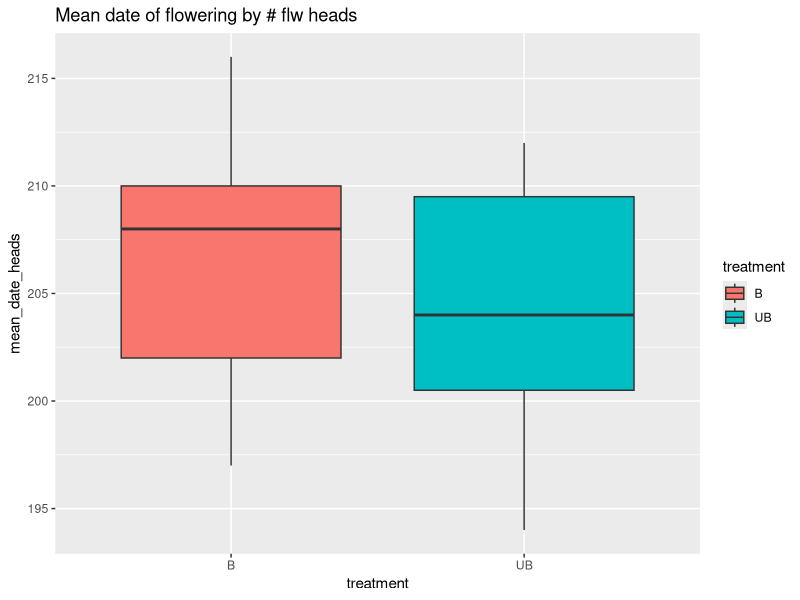
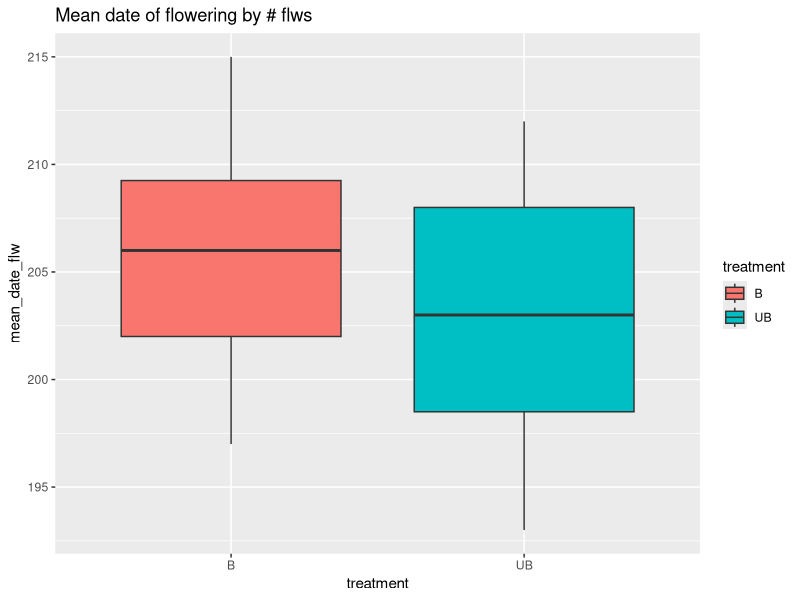
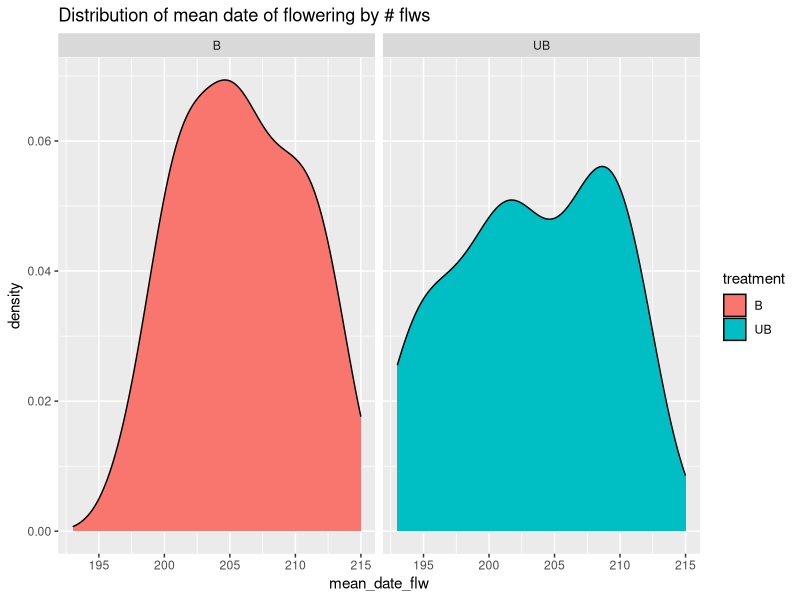
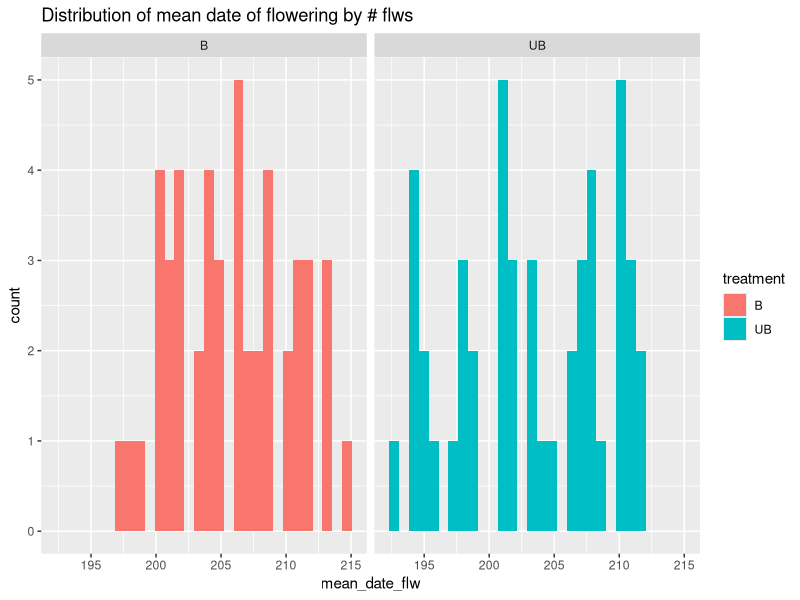
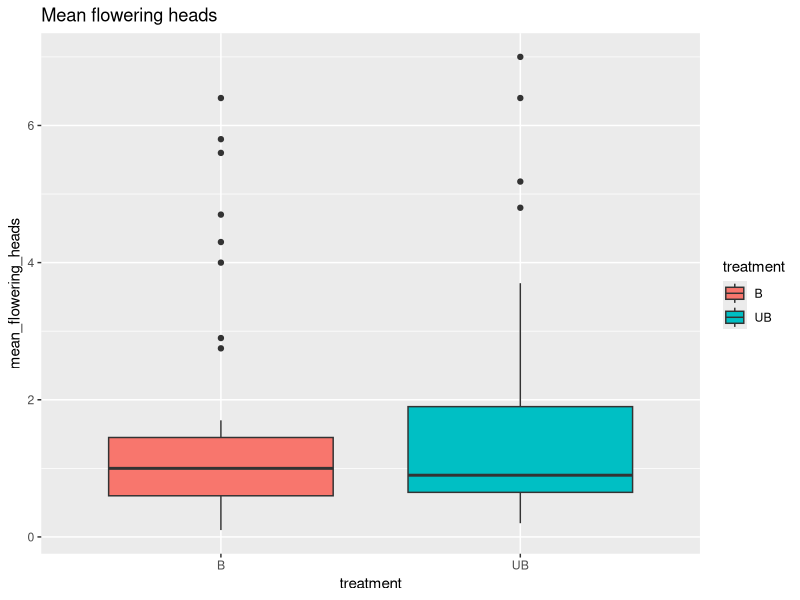
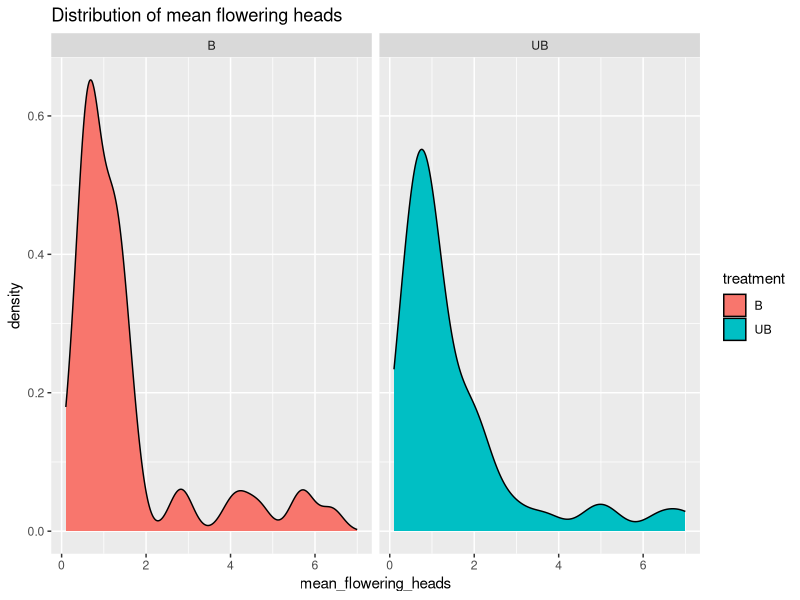
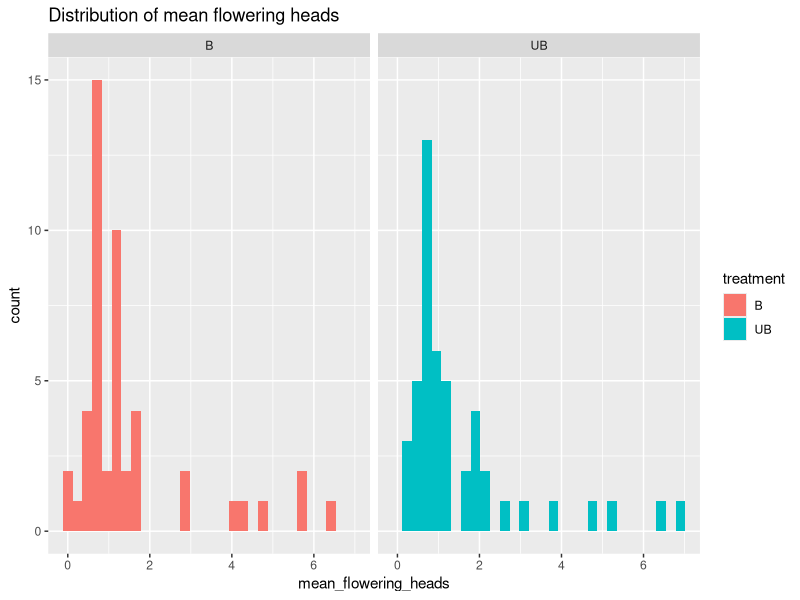
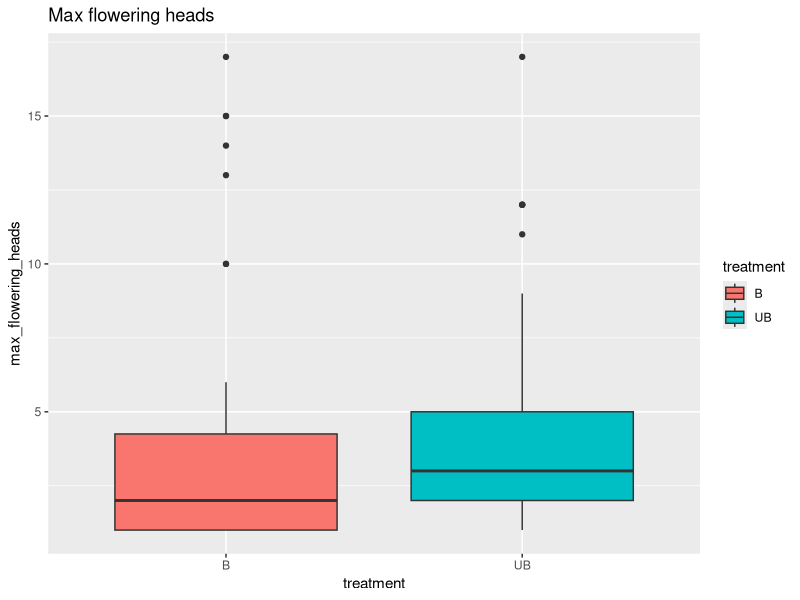

Reproduce these figures in R, in order. (Note: this script raises an error after producing the figures.)
#distributions of data at daily level vs overall mean level

# run phenology and data_merge first!

library(lubridate)
library(tidyverse)

#phenology measures (and some trait means)
focal_pheno<-read.csv("data/focal_pheno.csv")

#focal plant flowering, pollination, and stigma data
focal_plt<-read.csv("data/non_database_csvs/focal_plant_stigma_26March2019.csv")


#updated seed data
seed2<-read.csv("data/non_database_csvs/dalea_seed_counts_7May2019.csv")

cobloom<-read.csv("data/non_database_csvs/dalea-coblooming-density_25march2019.csv")


#conspecific density and distance to nearest neighbor data
con_dens<-read.csv("data/non_database_csvs/dalea-conspecific-density_23March2019.csv")
#cobloom data
cobloom<-read.csv("data/non_database_csvs/dalea-coblooming-density_25march2019.csv")
#focal plant flowering, pollination, and stigma collection data
focal_plt<-read.csv("data/non_database_csvs/focal_plant_stigma_26March2019.csv")

#stigma pollen counts
poll_stig<-read.csv("data/non_database_csvs/stigma-pollen-counts_23March2019.csv")

#visit data
visit<-read.csv("data/non_database_csvs/visitation_30Aug2019.csv")


#### first: Phenology

###distribution of phenology data
view(focal_pheno)

focal_pheno%>%ggplot(aes(treatment,mean_date_heads,fill=treatment))+geom_boxplot()+
  ggtitle("Mean date of flowering by # flw heads")

focal_pheno%>%ggplot(aes(treatment,mean_date_flw,fill=treatment))+geom_boxplot()+
  ggtitle("Mean date of flowering by # flws")

#distribution of mean dates of flowering 
focal_pheno%>%ggplot(aes(mean_date_flw,fill=treatment))+geom_density()+
  ggtitle("Distribution of mean date of flowering by # flws")+facet_grid(.~treatment)

#as a histogram
focal_pheno%>%ggplot(aes(mean_date_flw,fill=treatment))+geom_histogram()+
  ggtitle("Distribution of mean date of flowering by # flws")+facet_grid(.~treatment)


#flowering display
#first up: mean_flw_heads: mean # of flower heads displayed by a plant per day
focal_pheno%>%ggplot(aes(treatment,mean_flowering_heads,fill=treatment))+geom_boxplot()+
  ggtitle("Mean flowering heads")
### slightly more for unburned

#distribution of mean flowering heads
focal_pheno%>%ggplot(aes(mean_flowering_heads,fill=treatment))+geom_density()+
  ggtitle("Distribution of mean flowering heads")+facet_grid(.~treatment)

#as a histogram
focal_pheno%>%ggplot(aes(mean_flowering_heads,fill=treatment))+geom_histogram()+
  ggtitle("Distribution of mean flowering heads")+facet_grid(.~treatment)

#### max flowering
focal_pheno%>%ggplot(aes(treatment,max_flowering_heads,fill=treatment))+geom_boxplot()+
  ggtitle("Max flowering heads")
### slightly more for unburned

#distribution of mean flowering heads
focal_pheno%>%ggplot(aes(max_flowering_heads,fill=treatment))+geom_density()+
  ggtitle("Distribution of max flowering heads")+facet_grid(.~treatment)

#as a histogram
focal_pheno%>%ggplot(aes(max_flowering_heads,fill=treatment))+geom_histogram()+
  ggtitle("Distribution of max flowering heads")+facet_grid(.~treatment)

#########
#### the mean of estimated daily flower production
focal_pheno%>%ggplot(aes(treatment,mean_daily_flowers,fill=treatment))+geom_boxplot()+
  ggtitle("Mean Daily flower presentation")
### slightly more for unburned

#distribution of mean flowering heads
focal_pheno%>%ggplot(aes(mean_daily_flowers,fill=treatment))+geom_density()+
  ggtitle("Distribution of mean daily flowers")+facet_grid(.~treatment)

#as a histogram
focal_pheno%>%ggplot(aes(max_flowering_heads,fill=treatment))+geom_histogram()+
  ggtitle("Distribution of mean daily flowers")+facet_grid(.~treatment)



#################################################
#### Second: Focal plant traits--
#####################

is.numeric(focals$bloom_heads)
focal_plt$X.bloom_flwheads<-as.numeric(focal_plt$X.bloom_flwheads)

#create a summation of flowers, a treatment column, and a yday colum,
focals<-focal_plt%>%
  rename(bloom_heads=X.bloom_flwheads)%>%filter(!is.na(head1))%>%
  mutate(total_flws_est=
           ifelse(bloom_heads > 5,
                  ((head1+head2+head3+head4+head5)/5)*bloom_heads,(head1+head2+head3+head4+head5)), 
         treatment=ifelse(grepl("UB",plantID),'UB','B'))%>%
  mutate(date=paste(year,month,day, sep="-"))%>%mutate(ymd=ymd(date),yday=yday(ymd))



#### # of blooming heads per plant per round 
focals%>%ggplot(aes(treatment,bloom_heads,fill=treatment))+geom_boxplot()+
  ggtitle("Daily Flowering Heads")
###
#over time
focals%>%filter(!is.na(round))%>%ggplot(aes(as.factor(round),bloom_heads,fill=treatment))+geom_boxplot()+
  ggtitle("Daily Flowering Heads",subtitle="change over time")


#distribution of mean flowering heads
focals%>%ggplot(aes(bloom_heads,fill=treatment))+geom_density()+
  ggtitle("Distribution of daily flowering heads")+facet_grid(.~treatment)

#as a histogram
focals%>%ggplot(aes(bloom_heads,fill=treatment))+geom_histogram()+
  ggtitle("Distribution of daily flowering heads")+facet_grid(.~treatment)


#### overall bloom_heads on a per round per plant basis mostly matches the mean measure

############################
###estimated total flowers 
####################################

focals%>%ggplot(aes(treatment,total_flws_est,fill=treatment))+geom_boxplot()+
  ggtitle("Total Flowers")
###pretty zero heavy

#distribution of total flowers
focals%>%ggplot(aes(total_flws_est,fill=treatment))+geom_density()+
  ggtitle("Distribution of total flowers")+facet_grid(.~treatment)


focals%>%filter(!is.na(round))%>%ggplot(aes(as.factor(round),total_flws_est,fill=treatment))+geom_boxplot()+
  ggtitle("Daily total flowers",subtitle="change over time")

#as a histogram
focals%>%ggplot(aes(total_flws_est,fill=treatment))+geom_histogram()+
  ggtitle("Distribution of total flowers")+facet_grid(.~treatment)


#### drop zeroes real quick
focals%>%filter(total_flws_est>0)%>%ggplot(aes(treatment,total_flws_est,fill=treatment))+geom_boxplot()+
  ggtitle("Distribution of total flowers",subtitle="excluding zero flower days")
###

#distribution of mean flowering heads
focals%>%filter(total_flws_est>0)%>%ggplot(aes(total_flws_est,fill=treatment))+geom_density()+
  ggtitle("Distribution of total flowers",subtitle="excluding zero flower days")+
  facet_grid(.~treatment)

#as a histogram
focals%>%filter(total_flws_est>0)%>%ggplot(aes(total_flws_est,fill=treatment))+geom_histogram()+
  ggtitle("Distribution of total flowers",subtitle="excluding zero flower days")+facet_grid(.~treatment)


###similar overall appearance to mean value.

### size can be calculated from # of stems (have to check for miscounts somehow)
### or size can be calculated from # of heads
###
### so one rare issue: daily flower presentation == 0, but flowers opened on subsequent visit observations.

#######################
#### now looking at mean vs daily (AKA per round) pollen deposition on stigma
###########################

ID_trt<-focals%>%select(plantID, treatment)%>%group_by(plantID,treatment)%>%summarize()

#anti_join to see who has no stigma data
stig_check<-poll_stig%>%anti_join(ID_trt, c("plantID")) #should be 0


###now make a dataframe of per day pollen observations
stig_daily_mean<-poll_stig%>%left_join(ID_trt, c("plantID"))%>%filter(!is.na(dpurp_pollen))%>%
  group_by(plantID,round,month,day,year,treatment)%>%
  mutate(date=paste(month,day,year,sep="-"))%>%
  mutate(mdy=mdy(date),yday=yday(mdy), total_pollen=dpurp_pollen+amocan_pollen+
           aster_pollen+
           dcand_pollen+
           unknown_hetero_pollen)%>%
  group_by(plantID,treatment,yday,mdy)%>%
  summarise(n_stig=n(),n_unpollinated_stigma=length(total_pollen[total_pollen==0]),
            sum_dalpur=sum(dpurp_pollen), mean_dalpur=mean(dpurp_pollen),
            sum_amocan=sum(amocan_pollen),
            mean_amocan=mean(amocan_pollen),
            sum_hetero=sum(amocan_pollen+
                             aster_pollen+
                             dcand_pollen+
                             unknown_hetero_pollen),
            mean_hetero=mean(amocan_pollen+
                               aster_pollen+
                               dcand_pollen+
                               unknown_hetero_pollen),
            sum_total_pollen=sum(dpurp_pollen+amocan_pollen+
                                   aster_pollen+
                                   dcand_pollen+
                                   unknown_hetero_pollen),
            mean_total_pollen=mean(dpurp_pollen+amocan_pollen+
                                     aster_pollen+
                                     dcand_pollen+
                                     unknown_hetero_pollen))
  
#structure of this data frame: for each plant, 
#on each round/day, the number of collected stigma, and a summary.

## mean of daily means
### vs mean overall
  
full_dalea_df%>%ggplot(aes(treatment,mean_dalpur,fill=treatment))+geom_boxplot()+
  ggtitle("Overall mean number of pollen grains")
  
################
###total number of stigma per day
#########################

stig_daily%>%ggplot(aes(treatment,n_stig,fill=treatment))+geom_boxplot()+
  ggtitle("Number of daily collected stigma")

###pretty zero heavy

#distribution of mean flowering heads
stig_daily%>%ggplot(aes(n_stig,fill=treatment))+geom_density()+
  ggtitle("Distribution of stigma collected daily")+facet_grid(.~treatment)

stig_daily%>%ggplot(aes(n_stig,fill=treatment))+geom_histogram()+
  ggtitle("Distribution of stigma collected daily")+facet_grid(.~treatment)


############################
####daily total pollen deposition
#############################
stig_daily%>%ggplot(aes(treatment,mean_total_pollen,fill=treatment))+geom_boxplot()+
  ggtitle("Mean number of pollen grains")


stig_daily%>%ggplot(aes(as.factor(yday),mean_total_pollen,fill=treatment))+geom_boxplot()+
  ggtitle("Daily mean pollen deposited",subtitle="change over time")


###bivariate plot of sum against treatment
stig_daily%>%ggplot(aes(sum_total_pollen,mean_total_pollen,color=treatment))+geom_point()+
  geom_smooth(method="lm")+
  ggtitle("Sum vs mean of total pollen grains")
#You probably want to use mean so you can control for larger plants getting more flowers pulled per day
#Although, this sample should represent ~10% of flowers from a plant, so in a way you've already controlled for this


#distribution of mean total of pollen deposited daily
stig_daily%>%ggplot(aes(mean_total_pollen,fill=treatment))+geom_density()+
  ggtitle("Distribution of mean total pollen grains (daily)")+facet_grid(.~treatment)
### vs sum
stig_daily%>%ggplot(aes(sum_total_pollen,fill=treatment))+geom_density()+
  ggtitle("Distribution of the sum of total pollen grains (daily)")+facet_grid(.~treatment)
### sum has more variation (skinnier distribution spread over more values)
### Unsure if that can be problematioc or not

###
stig_daily%>%ggplot(aes(sum_total_pollen,fill=treatment))+geom_histogram()+
  ggtitle("Distribution of mean total pollen grains (daily)")+facet_grid(.~treatment)

###now compare to mean overall
full_dalea_df%>%ggplot(aes(mean_total_pollen,fill=treatment))+geom_density()+
  ggtitle("Distribution of mean total pollen grains overall")+facet_grid(.~treatment)
# fatter, not centered near 0

#####
# NOTE: the full_dalea_df calculates an overall mean, rather than the mean of daily means.
### Should we calculated the mean of daily means?

### #########################
###dalea pollen grains daily
####################
stig_daily%>%ggplot(aes(treatment,mean_dalpur,fill=treatment))+geom_boxplot()+
ggtitle("Mean number of dalea grains (daily")

stig_daily%>%ggplot(aes(as.factor(yday),mean_dalpur,fill=treatment))+geom_boxplot()+
  ggtitle("Daily mean dalpur pollen deposited",subtitle="change over time")

###bivariate plot of sum against mean
stig_daily%>%ggplot(aes(sum_dalpur,mean_dalpur,color=treatment))+geom_point()+
  geom_smooth(method="lm")+
  ggtitle("Sum vs mean of dalea grains")
### slopes a bit different, but overall close


#distribution of mean dalea pollen
stig_daily%>%ggplot(aes(sum_dalpur,fill=treatment))+geom_density()+
  ggtitle("Distribution of mean dalea grains (daily)")+facet_grid(.~treatment)

###
stig_daily%>%ggplot(aes(mean_dalpur,fill=treatment))+geom_histogram()+
  ggtitle("Distribution of mean dalea grains (daily)")+facet_grid(.~treatment)

###now compare to mean overall
full_dalea_df%>%ggplot(aes(mean_dalpur,fill=treatment))+geom_density()+
  ggtitle("Distribution of mean dalea grains overall")+facet_grid(.~treatment)
# same as total pollen--distribution wider and fewer 0 obs


####################
### amorpha
###############

stig_daily%>%ggplot(aes(treatment,mean_amocan,fill=treatment))+geom_boxplot()+
  ggtitle("Daily mean number of amorpha grains")

stig_daily%>%ggplot(aes(as.factor(yday),mean_amocan,fill=treatment))+geom_boxplot()+
  ggtitle("Daily mean amocan pollen deposited",subtitle="change over time")


###bivariate plot of sum against mean
stig_daily%>%ggplot(aes(sum_amocan,mean_amocan,color=treatment))+geom_point()+
  geom_smooth(method="lm")+
  ggtitle("Sum vs mean of amorpha grains")
### less clean, because more zeroes overall and in the ub data

#distribution of mean amorpha pollen
stig_daily%>%ggplot(aes(mean_amocan,fill=treatment))+geom_density()+
  ggtitle("Distribution of mean amocan grains (daily)")+facet_grid(.~treatment)

###
stig_daily%>%ggplot(aes(mean_amocan,fill=treatment))+geom_histogram()+
  ggtitle("Distribution of mean amocan grains (daily)")+facet_grid(.~treatment)

###now compare to mean overall

full_dalea_df%>%ggplot(aes(mean_amocan,fill=treatment))+geom_density()+
  ggtitle("Distribution of mean amocan grains overall")+facet_grid(.~treatment)
# same as total pollen--distribution wider and fewer 0 obs

### awith histogram
full_dalea_df%>%ggplot(aes(mean_amocan,fill=treatment))+geom_histogram()+
  ggtitle("Distribution of mean amocan grains overall")+facet_grid(.~treatment)
# same as total pollen--distribution wider and fewer 0 obs

#######
#Hetero pollen
######


stig_daily%>%ggplot(aes(treatment,mean_hetero,fill=treatment))+geom_boxplot()+
  ggtitle("Mean number of hetero grains (daily")

stig_daily%>%ggplot(aes(as.factor(yday),mean_hetero,fill=treatment))+geom_boxplot()+
  ggtitle("Daily mean hetero pollen deposited",subtitle="change over time")

###bivariate plot of sum against mean
stig_daily%>%ggplot(aes(sum_hetero,mean_hetero,color=treatment))+geom_point()+
  geom_smooth(method="lm")+
  ggtitle("Sum vs mean of hetero grains")

#bivariate plot of mean amorpha vs mean hetero
stig_daily%>%ggplot(aes(mean_amocan,mean_hetero,color=treatment))+geom_point()+
  geom_smooth(method="lm")+
  ggtitle("Mean amorpha vs mean hetero grains")
### amorpha drove heterospecific pollen deposition for burned plants
# but mean_hetero specific pollen depo doesn't display the same variance as unburned

#distribution of mean amorpha pollen
stig_daily%>%ggplot(aes(mean_hetero,fill=treatment))+geom_density()+
  ggtitle("Distribution of mean hetero grains (daily)")+facet_grid(.~treatment)

###
stig_daily%>%ggplot(aes(mean_hetero,fill=treatment))+geom_histogram()+
  ggtitle("Distribution of mean hetero grains (daily)")+facet_grid(.~treatment)

###now compare to mean overall

full_dalea_df%>%ggplot(aes(mean_hetero,fill=treatment))+geom_density()+
  ggtitle("Distribution of mean hetero grains overall")+facet_grid(.~treatment)
# same as total pollen--distribution wider and fewer 0 obs

### awith histogram
full_dalea_df%>%ggplot(aes(mean_hetero,fill=treatment))+geom_histogram()+
  ggtitle("Distribution of mean hetero grains overall")+facet_grid(.~treatment)
# same as total pollen--distribution wider and fewer 0 obs



####################
####visitation
#################


### first ensure variables are factors
levels(as.factor(focals$day))
levels(as.factor(focals$round))
levels(as.factor(visit$day))
levels(as.factor(visit$round))
visit$plantID<-trimws(visit$plantID)#trim ws because some IDs ended up with ws afterward

#join pollinators and focal_flw by plantID & new column, round_V
visit<-visit%>%
  mutate(round_v=ifelse(day==16, "2a", 
                        ifelse(day==18,"2b",
                               ifelse(day==11,"1a",ifelse(day==12,"1b",
                                                          round)))))#created round_v

focal_flw<-focal_flw%>%
  mutate(round_v=ifelse(day==197, "2a", 
                        ifelse(day==199,"2b",
                               ifelse(day==192,"1a",ifelse(day==193,"1b",
                                                           round)))))#created round_v


### note that this method drops all plants that had 0 blooms on a given round x visit combo
### alternatively you can ignore this, but then you can't take a visit/head/min measure
### since this doesn't affect the actual results I'm removing them

poll_vis<-left_join(visit,focal_flw, by=c("plantID","round_v"))%>%
  filter(bloom_heads>0)%>%filter(!is.na(time))# you have this to remove cases where there were 0 heads blooming, but check real quick
poll_check<-anti_join(visit,focal_flw, by=c("plantID","round_v"))#should be 0

# get number of visits per interval, then divide by number of flowers on plant at that round
visit_summary<-poll_vis%>%select(plantID, round_v, day.y,time, morphoID,date, touches,bloom_heads,treatment)%>%
  mutate(bee_fly=ifelse(morphoID%in%"Syrphid","fly",ifelse(is.na(morphoID),"none","bee")))%>%
  group_by(plantID,round_v,treatment,day.y)%>%
  summarise(n_visits=sum(!is.na(morphoID)),n_bee_visits=sum(bee_fly=="bee"), 
            n_fly_visits=sum(bee_fly=="fly"),
            n_obs=n(),
            flw_heads=(sum(bloom_heads))/n(), intervals=n_distinct(time),
            visit_head_min=(n_visits/flw_heads)/intervals,
            visit_min=n_visits/intervals)

#this is a per round summary

visit_summary%>%ggplot(aes(treatment,visit_min,fill=treatment))+geom_boxplot()+
  ggtitle("Visits per min (daily")

visit_summary%>%ggplot(aes(as.factor(day.y),visit_min,fill=treatment))+geom_boxplot()+
  ggtitle("Daily visits per min",subtitle="change over time")

#distribution of visit min
visit_summary%>%ggplot(aes(visit_min,fill=treatment))+geom_density()+
  ggtitle("Distribution of visits per min(daily)")+facet_grid(.~treatment)

###
visit_summary%>%ggplot(aes(visit_min,fill=treatment))+geom_histogram()+
  ggtitle("Distribution of visits per min (daily)")+facet_grid(.~treatment)


###now compare to mean overall

full_dalea_df%>%ggplot(aes(mean_visit_min,fill=treatment))+geom_density()+
  ggtitle("Distribution of mean visits per min overall")+facet_grid(.~treatment)

### awith histogram
full_dalea_df%>%ggplot(aes(mean_visit_min,fill=treatment))+geom_histogram()+
  ggtitle("Distribution of mean visits per min overall")+facet_grid(.~treatment)

#### how visits per head per minute

visit_summary%>%ggplot(aes(treatment,visit_head_min,fill=treatment))+geom_boxplot()+
  ggtitle("Daily visits per head per min")

visit_summary%>%ggplot(aes(as.factor(day.y),visit_head_min,fill=treatment))+geom_boxplot()+
  ggtitle("Daily visits per head per min",subtitle="change over time")

#distribution of mean amorpha pollen
visit_summary%>%ggplot(aes(visit_head_min,fill=treatment))+geom_density()+
  ggtitle("Distribution of daily visits per head per min")+facet_grid(.~treatment)

###
visit_summary%>%ggplot(aes(visit_min,fill=treatment))+geom_histogram()+
  ggtitle("Distribution of daily visits per head per min")+facet_grid(.~treatment)


###now compare to mean overall

full_dalea_df%>%ggplot(aes(mean_visit_head_min,fill=treatment))+geom_density()+
  ggtitle("Distribution of mean visits per head per min overall")+facet_grid(.~treatment)

### awith histogram
full_dalea_df%>%ggplot(aes(mean_visit_head_min,fill=treatment))+geom_histogram()+
  ggtitle("Distribution of mean visits per head per min overall")+facet_grid(.~treatment)

#this tracks pretty well with mean visits per min



#n bee visits

visit_summary%>%ggplot(aes(treatment,n_bee_visits/flw_heads/intervals,fill=treatment))+geom_boxplot()+
  ggtitle("Daily number of bee visits per head per interval")

visit_summary%>%ggplot(aes(as.factor(day.y),n_bee_visits/flw_heads/intervals,fill=treatment))+geom_boxplot()+
  ggtitle("Daily number of bee visits per head per interval",subtitle="change over time")

### compare with mean

full_dalea_df%>%ggplot(aes(treatment,mean_bee_head_min,fill=treatment))+geom_boxplot()+
  ggtitle("Mean bee visits per head per interval")


#distribution of bee visits
visit_summary%>%ggplot(aes(n_bee_visits/flw_heads/intervals,fill=treatment))+geom_density()+
  ggtitle("Distribution of bee visits per head per interval")+facet_grid(.~treatment)


### looks like bee visits per head per interval are higher for burned plants
###
visit_summary%>%ggplot(aes(n_bee_visits/flw_heads/intervals,fill=treatment))+geom_histogram()+
  ggtitle("Distribution of bee visits per head per interval")+facet_grid(.~treatment)

###now comapre to flies

visit_summary%>%ggplot(aes(treatment,n_fly_visits/flw_heads/intervals,fill=treatment))+geom_boxplot()+
  ggtitle("Daily number fly visits per head per interval")

visit_summary%>%ggplot(aes(as.factor(day.y),n_fly_visits/flw_heads/intervals,fill=treatment))+geom_boxplot()+
  ggtitle("Daily number of fly visits per head intervals",subtitle="change over time")


# compare to mean
full_dalea_df%>%ggplot(aes(treatment,mean_fly_head_min,fill=treatment))+geom_boxplot()+
  ggtitle("Mean fly visits per head per interval")

#distribution of fly visits
visit_summary%>%ggplot(aes(n_fly_visits/flw_heads/intervals,fill=treatment))+geom_density()+
  ggtitle("Distribution of fly visits per head")+facet_grid(.~treatment)

###
visit_summary%>%ggplot(aes(n_fly_visits/flw_heads/intervals,fill=treatment))+geom_histogram()+
  ggtitle("Distribution of fly visits per head per interval")+facet_grid(.~treatment)

  #########################
### community data: conspecifics and coblooming
##############

#make a quick summary

#first replace na w/ zero
cobloom$X.floral_units[is.na(cobloom$X.floral_units)]<-0
#replace NA NA in plant genus sp column with true NA so we don't inflate plant_genus_sp
cobloom$plant_genus_sp[cobloom$plant_genus_sp == "NA NA"]<- NA

cobloom_ID<-cobloom%>%left_join(ID_trt, c("plantID"))

cobloom_daily<-cobloom_ID%>%
  mutate(date=paste(year,month,day, sep="-"))%>%mutate(ymd=ymd(date),yday=yday(ymd))%>%
  group_by(plantID,treatment,yday)%>%
mutate(richness=ifelse(is.na(plant_genus_sp), 0, n_distinct(plant_genus_sp)))%>%ungroup()%>%
  group_by(plantID,treatment,yday)%>%
  summarize(daily_richness=((sum(richness)/n())),
            avg_blooms=mean(X.floral_units),
            sum_blooms=sum(X.floral_units))


#plots

ggplot(cobloom_daily, aes(treatment,daily_richness,fill=treatment))+geom_boxplot()+
  ggtitle("coblooming richness by treatment")

### relationship over time?
ggplot(cobloom_daily, aes(as.factor(yday),daily_richness,fill=treatment))+geom_boxplot()+
  ggtitle("Change in coblooming richness over time by treatment")

ggplot(cobloom_daily, aes(daily_richness,fill=treatment))+geom_histogram()+facet_grid(.~treatment)+
  ggtitle("distribution of coblooming richness by treatment")



##density
ggplot(cobloom_daily, aes(treatment,avg_blooms,fill=treatment))+geom_boxplot()+
  ggtitle(" coblooming density by treatment")
###
ggplot(cobloom_daily, aes(as.factor(yday),avg_blooms,fill=treatment))+geom_boxplot()+
  ggtitle("Change in mean coblooming density over time by treatment")

ggplot(cobloom_daily, aes(avg_blooms,fill=treatment))+geom_histogram()+facet_grid(.~treatment)+
  ggtitle("distribution of coblooming density by treatment")

## sum
ggplot(cobloom_daily, aes(treatment,sum_blooms,fill=treatment))+geom_boxplot()+
  ggtitle("Change in sum coblooming density by treatment")
### over time
ggplot(cobloom_daily, aes(as.factor(yday),sum_blooms,fill=treatment))+geom_boxplot()+
  ggtitle("Change in coblooming density over time by treatment")

# so coblooming data is pretty sparse and probably shouldn't be included.


###################


####
#### now consspecific density
#####

#how many plants?
con_dens_ID<-con_dens%>%left_join(ID_trt, c("plantID"))
#drop all obs where NA or estimate of distance (>4, >10) used
con_dens_ID$NN_1<-as.numeric(as.character(con_dens_ID$NN_1))
con_dens_ID$NN_2<-as.numeric(as.character(con_dens_ID$NN_2))
con_dens_ID$NN_3<-as.numeric(as.character(con_dens_ID$NN_3))

###coerce NAs to


#some NAs left over from data cleaning- these should be 0
con_dens_ID$X.dalpur_1m[is.na(con_dens_ID$X.dalpur_1m)]<-0
con_dens_ID$X.dalpur_5m[is.na(con_dens_ID$X.dalpur_5m)]<-0

## first let's et the ratio of NAs to actual data across the 3 NN classes
sum(is.na(con_dens_ID$NN_1))/sum(!is.na(con_dens_ID$NN_1))
sum(is.na(con_dens_ID$NN_2))/sum(!is.na(con_dens_ID$NN_2))
sum(is.na(con_dens_ID$NN_3))/sum(!is.na(con_dens_ID$NN_3))
### pretty close to half of the data is nearest neighbor data is NN, dependent on the distance
# there are points in the data where this truly means no conspecifics are near
# but there are other points where this means we lack data.


## make daily con density dataframe

con_dens_daily<-con_dens_ID%>%filter(!is.na(round))%>%
  mutate(date=paste(year,month,day, sep="-"))%>%mutate(ymd=ymd(date),yday=yday(ymd))%>%
  select(plantID, treatment,yday,X.dalpur_1m,X.dalpur_5m)%>%
  group_by(plantID,treatment,yday)%>% rename(consp_1m=X.dalpur_1m, consp_5m=X.dalpur_5m)

#now for nearest neighbor; which has some NAs
## drop all NAs
NN_daily<-con_dens_ID%>%filter(!is.na(round))%>%
  mutate(date=paste(year,month,day, sep="-"))%>%mutate(ymd=ymd(date),yday=yday(ymd))%>%
  select(plantID, treatment,yday,NN_1,NN_2,NN_3)%>%
  group_by(plantID,treatment,yday)



#now let's visualize

#histograms


ggplot(con_dens_daily, aes(consp_1m,fill=treatment))+geom_histogram()+facet_grid(.~treatment)+
  ggtitle("Distribution of conspecific density in 1m by treatment")
#lotta zeroes

ggplot(con_dens_daily, aes(consp_5m,fill=treatment))+geom_histogram()+
  facet_grid(.~treatment)+ggtitle("Distribution of conspecific density in 5m by treatment")
#fewer zeroes--probably a better predictor variable

ggplot(con_dens_daily, aes(consp_5m,fill=treatment))+geom_density()+
  facet_grid(.~treatment)+ggtitle("Distribution of conspecific density in 5m by treatment")
#fewer zeroes--probably a better predictor variable


###boxplots or violin plots


ggplot(con_dens_daily, aes(treatment,consp_1m,fill=treatment))+geom_boxplot()+
  ggtitle("Mean conspecific density in 1m by treatment")

ggplot(con_dens_daily, aes(treatment,consp_5m,fill=treatment))+geom_boxplot()+
  ggtitle("Mean conspecific density in 5m by treatment")

## over time
ggplot(con_dens_daily, aes(as.factor(yday),consp_1m,fill=treatment))+geom_boxplot()+
  ggtitle("Change in conspecific density in 1m over time by treatment")

ggplot(con_dens_daily, aes(as.factor(yday),consp_5m,fill=treatment))+geom_boxplot()+
  ggtitle("Change in conspecific density in 5m over time by treatment")


### NN-- note that you lose observations due to NAs as these data were only taken when focal plants were flowering
##boxplot
ggplot(NN_daily, aes(treatment,NN_1,fill=treatment))+geom_boxplot()+
  ggtitle("Mean distance to NN1 by treatment")

ggplot(NN_daily, aes(treatment,NN_2,fill=treatment))+geom_boxplot()+
  ggtitle("Mean distance to NN2 by treatment")

ggplot(NN_daily, aes(treatment,NN_3,fill=treatment))+geom_boxplot()+
  ggtitle("Mean distance to NN3 by treatment")

#change over time
ggplot(NN_daily, aes(as.factor(yday),NN_1,fill=treatment))+geom_boxplot()+
  ggtitle("Change in distance to NN1 over time by treatment")


ggplot(NN_daily, aes(as.factor(yday),NN_2,fill=treatment))+geom_boxplot()+
  ggtitle("Change in distance to NN2 over time by treatment")
#pretty similar to NN1

### histogram

ggplot(NN_daily, aes(NN_1,fill=treatment))+geom_histogram()+
  facet_grid(.~treatment)+ggtitle("Distribution of NN_1 by treatment")


ggplot(NN_daily, aes(NN_1,fill=treatment))+geom_density()+
  facet_grid(.~treatment)+ggtitle("Distribution of NN_1 by treatment")
#NN2
ggplot(NN_daily, aes(NN_2,fill=treatment))+geom_histogram()+
  facet_grid(.~treatment)+ggtitle("Distribution of NN_2 by treatment")





##############
### seeds
############


full_dalea_df%>%ggplot(aes(treatment,full,fill=treatment))+geom_boxplot()+
  ggtitle("Mean full seeds per treaetment")

full_dalea_df%>%ggplot(aes(treatment,full/total_fruit,fill=treatment))+geom_boxplot()+
  ggtitle("Mean proportion of filled seeds per treaetment")

### over start date
full_dalea_df%>%ggplot(aes(as.factor(start),full/total_fruit,fill=treatment))+geom_boxplot()+
  ggtitle("Mean proportion of filled seeds per treaetment", subtitle="over start date")

full_dalea_df%>%ggplot(aes(full/total_fruit,fill=treatment))+geom_histogram()+
  facet_grid(.~treatment)+ggtitle("Distirubtion of proportion filled seeds per treaetment")

full_dalea_df%>%ggplot(aes(full,fill=treatment))+geom_histogram()+
  facet_grid(.~treatment)+ggtitle("Distirubtion of filled seeds per treaetment")
